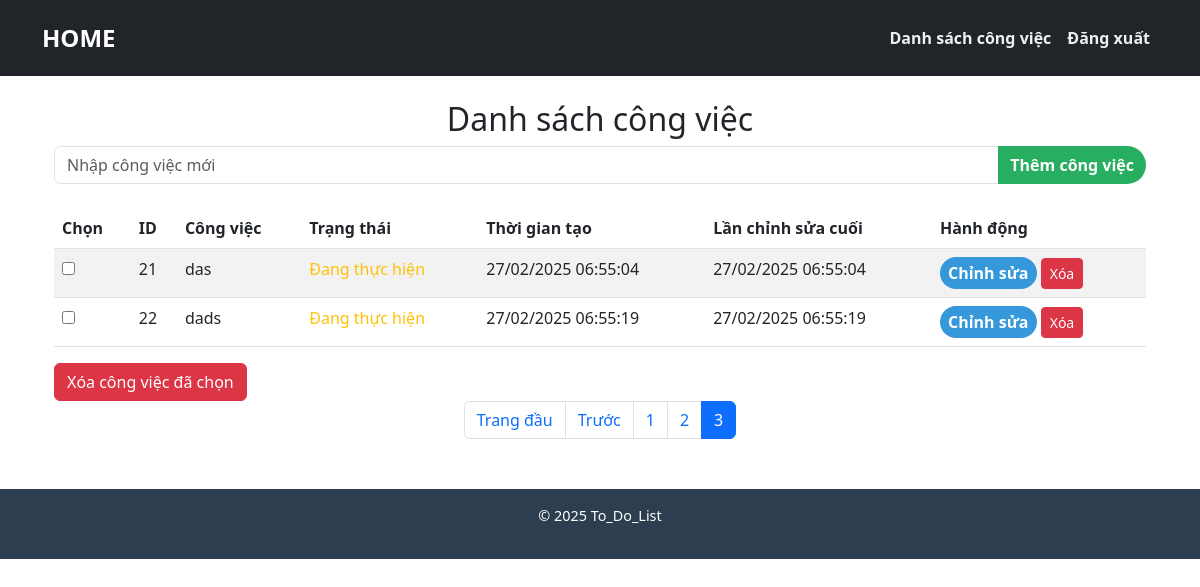
The page /to-do-list/?page=3 (signed in) on the database its author committed.
### to_do_list/models.py (models this page shows, shortened)
class Task(models.Model):
    user = models.ForeignKey(settings.AUTH_USER_MODEL, on_delete=models.CASCADE)
    title = models.CharField(max_length=255)
    description = models.TextField(blank=True, null=True)
    completed = models.BooleanField(default=False)
    created_at = models.DateTimeField(auto_now_add=True)  # Tự động đặt khi tạo mới
    updated_at = models.DateTimeField(auto_now=True)  # Tự động cập nhật khi chỉnh sửa

### to_do_list/views.py (the view)
# urls.py: path('', include('to_do_list.urls')),
@login_required
def to_do_list(request):
    tasks_list = Task.objects.filter(user=request.user).order_by('id')
    paginator = Paginator(tasks_list, 10)  # 10 công việc mỗi trang
    page_number = request.GET.get('page')
    tasks = paginator.get_page(page_number)
    return render(request, 'to_do_list.html', {
        'tasks': tasks,
        'paginator': paginator,
    })

### to_do_list/templates/to_do_list.html (shortened to what this page needs)
{% extends "base.html" %}
{% block content %}
<div class="container mt-4">
    <h2 class="text-center">Danh sách công việc</h2>
    <form method="POST" action="{% url 'add_task' %}" class="mb-4">
        <div class="input-group">
            <input type="text" name="title" class="form-control" placeholder="Nhập công việc mới" required>
            <button type="submit" class="btn btn-success">Thêm công việc</button>
        </div>
    </form>
    <form method="POST" action="{% url 'delete_multiple_tasks' %}">
        <table class="table table-striped">
            <thead>
                <tr>
                    <th>Chọn</th>
                    <th>ID</th>
                    <th>Công việc</th>
                    <th>Trạng thái</th>
                    <th>Thời gian tạo</th>
                    <th>Lần chỉnh sửa cuối</th>
                    <th>Hành động</th>
                </tr>
            </thead>
            <tbody>
                {% for task in tasks %}
                <tr>
                    <td><input type="checkbox" name="task_ids" value="{{ task.id }}"></td>
                    <td>{{ task.id }}</td>
                    <td>{{ task.title }}</td>
                    <td>
                        {% if task.completed %}
                            <span class="text-success">Hoàn thành</span>
                        {% else %}
                            <span class="text-warning">Đang thực hiện</span>
                        {% endif %}
                    </td>
                    <td>{{ task.created_at|date:"d/m/Y H:i:s" }}</td>
                    <td>{{ task.updated_at|date:"d/m/Y H:i:s" }}</td>
                    <td>
                        <a href="{% url 'edit_task' task.id %}" class="btn btn-primary btn-sm">Chỉnh sửa</a>
                        <a href="{% url 'delete_task' task.id %}" class="btn btn-danger btn-sm">Xóa</a>
                    </td>
                </tr>
                {% endfor %}
            </tbody>
        </table>
        <button type="submit" class="btn btn-danger">Xóa công việc đã chọn</button>
    </form>
    <nav aria-label="Task pagination">
        <ul class="pagination justify-content-center">
            {% if tasks.has_previous %}
                <li class="page-item">
                    <a class="page-link" href="?page=1">Trang đầu</a>
                </li>
                <li class="page-item">
                    <a class="page-link" href="?page={{ tasks.previous_page_number }}">Trước</a>
                </li>
            {% endif %}
            {% for num in tasks.paginator.page_range %}
                {% if num == tasks.number %}
                    <li class="page-item active">
                        <span class="page-link">{{ num }}</span>
                    </li>
                {% elif num > tasks.number|add:'-2' and num < tasks.number|add:'2' %}
                    <li class="page-item">
                        <a class="page-link" href="?page={{ num }}">{{ num }}</a>
                    </li>
                {% elif num == 1 or num == tasks.paginator.num_pages %}
                    <li class="page-item">
                        <a class="page-link" href="?page={{ num }}">{{ num }}</a>
                    </li>
                {% elif num == tasks.number|add:'-2' or num == tasks.number|add:'2' %}
                    <li class="page-item disabled">
                        <span class="page-link">...</span>
                    </li>
                {% endif %}
            {% endfor %}
        </ul>
    </nav>
</div>
{% endblock %}

### to_do_list/static/css/styles.css (style rules this page uses)
.btn-primary, .btn-success { border-radius: 50px; font-size: 1rem; font-weight: bold; transition: all 0.3s ease-in-out; }
.btn-primary { background: #3498db; border: none; }
.btn-success { background: #27ae60; border: none; }

### rows shown on the page
Task: id "21", title "das", completed "Đang thực hiện", created_at "27/02/2025 06:55:04", updated_at "27/02/2025 06:55:04"
Task: id "22", title "dads", completed "Đang thực hiện", created_at "27/02/2025 06:55:19", updated_at "27/02/2025 06:55:19"

### other values the page prints
{{ num }} "1"
{{ num }} "2"
{{ num }} "3"
